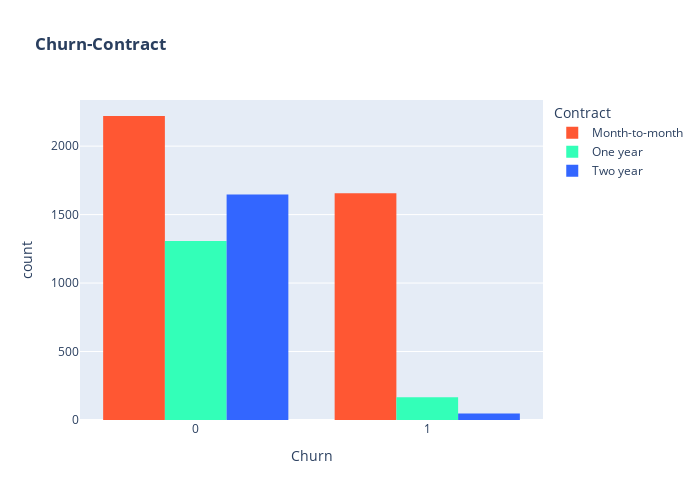

Notebook source saved alongside this figure:
### Code cell
import plotly.express as px

# Define a custom color palette for Contract categories
color_palette = ['#FF5733', '#33FFB8', '#3366FF']  # Custom colors

fig = px.histogram(teleco, x="Churn", color="Contract", barmode="group",
                   title="<b>Churn-Contract </b>", color_discrete_sequence=color_palette)
fig.update_layout(width=700, height=500, bargap=0.2)
fig.show()

### Figure 1 — Plotly figure (JSON) as saved in the notebook; plotly's stock layout.template omitted (floating-point values rounded to 4 significant figures; data arrays with more than 128 entries replaced by an {"elided": "..."} marker saying what was removed)
{"data": [{"alignmentgroup": "True", "bingroup": "x", "hovertemplate": "Contract=Month-to-month<br>Churn=%{x}<br>count=%{y}<extra></extra>", "legendgroup": "Month-to-month", "marker": {"color": "#FF5733", "pattern": {"shape": ""}}, "name": "Month-to-month", "offsetgroup": "Month-to-month", "orientation": "v", "showlegend": true, "type": "histogram", "x": {"elided": "3875 int values"}, "xaxis": "x", "yaxis": "y"}, {"alignmentgroup": "True", "bingroup": "x", "hovertemplate": "Contract=One year<br>Churn=%{x}<br>count=%{y}<extra></extra>", "legendgroup": "One year", "marker": {"color": "#33FFB8", "pattern": {"shape": ""}}, "name": "One year", "offsetgroup": "One year", "orientation": "v", "showlegend": true, "type": "histogram", "x": {"elided": "1473 int values"}, "xaxis": "x", "yaxis": "y"}, {"alignmentgroup": "True", "bingroup": "x", "hovertemplate": "Contract=Two year<br>Churn=%{x}<br>count=%{y}<extra></extra>", "legendgroup": "Two year", "marker": {"color": "#3366FF", "pattern": {"shape": ""}}, "name": "Two year", "offsetgroup": "Two year", "orientation": "v", "showlegend": true, "type": "histogram", "x": {"elided": "1695 int values"}, "xaxis": "x", "yaxis": "y"}], "layout": {"bargap": 0.2, "barmode": "group", "height": 500, "legend": {"title": {"text": "Contract"}, "tracegroupgap": 0}, "title": {"text": "<b>Churn-Contract </b>"}, "width": 700, "xaxis": {"anchor": "y", "autorange": true, "domain": [0, 1], "range": [-0.5, 1.5], "title": {"text": "Churn"}, "type": "linear"}, "yaxis": {"anchor": "x", "autorange": true, "domain": [0, 1], "range": [0, 2337.0], "title": {"text": "count"}}}}
